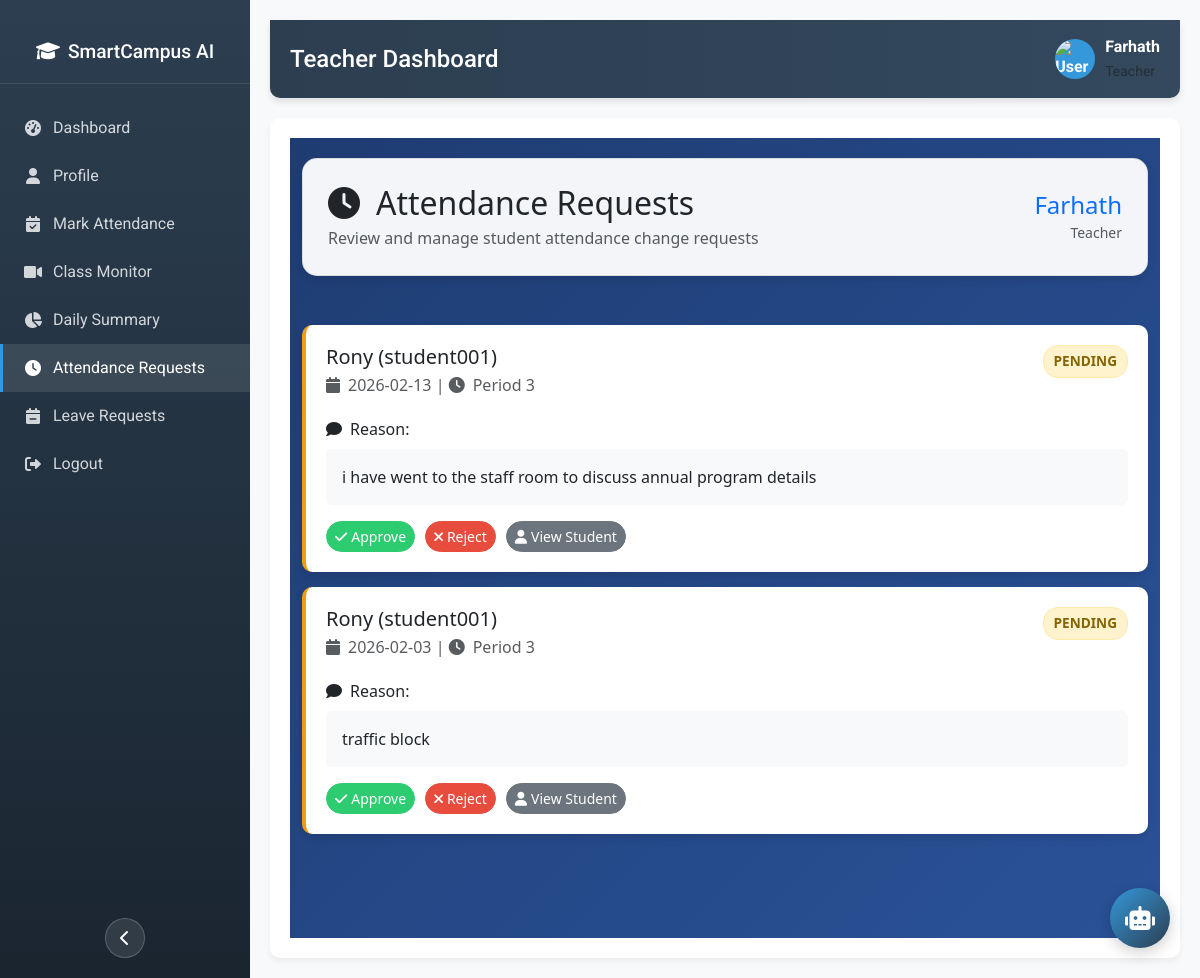
Before: /teacher/attendance_requests (signed in) with the older database file.
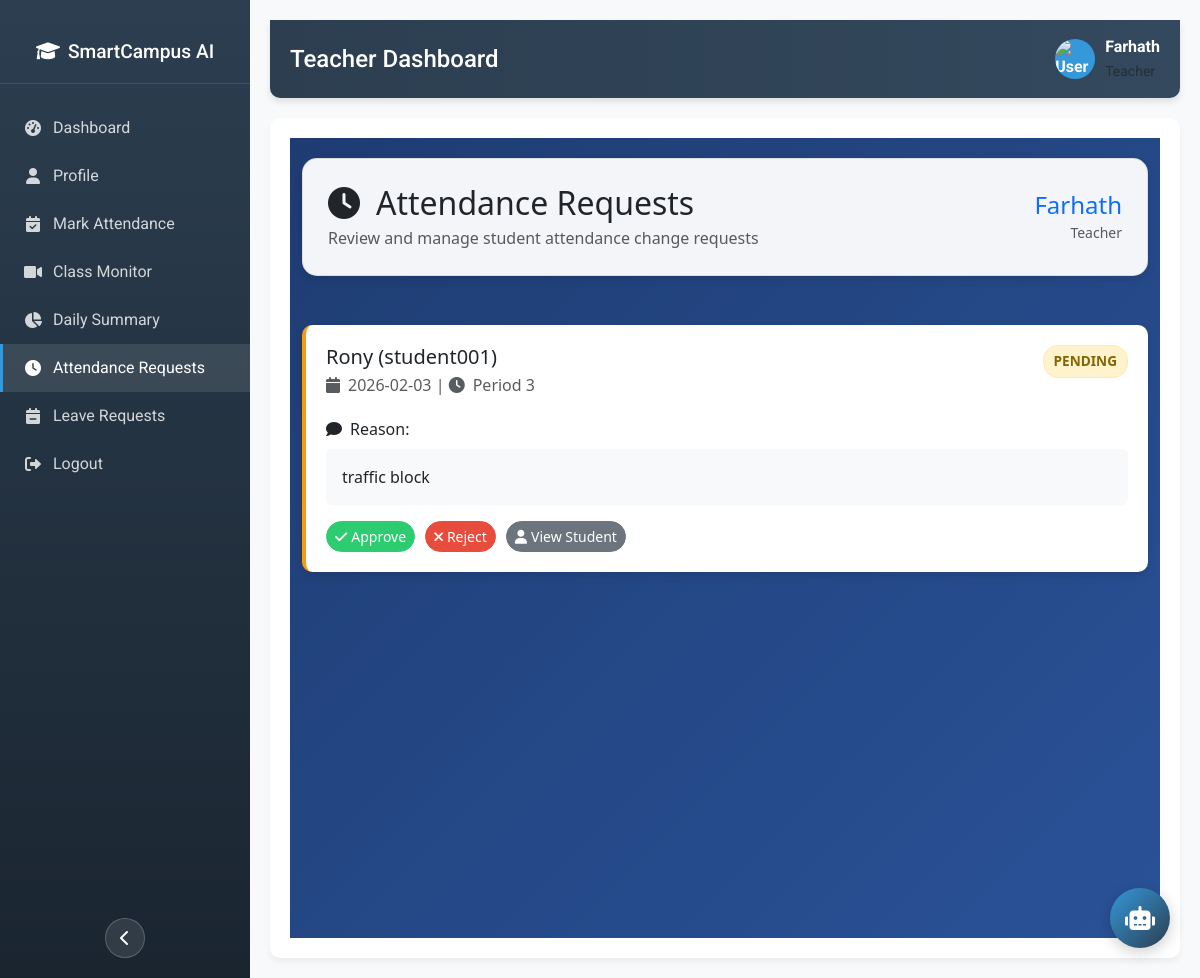
After: the same page with the newer database file.
### tables this page shows
CREATE TABLE attendance_requests (
            id INTEGER PRIMARY KEY AUTOINCREMENT,
            student_id TEXT NOT NULL,
            date TEXT NOT NULL,
            period INTEGER NOT NULL,
            reason TEXT,
            status TEXT DEFAULT 'pending',  -- 'pending', 'approved', 'rejected'
            teacher_comment TEXT, class_hour INTEGER DEFAULT NULL, teacher_remarks TEXT DEFAULT NULL, reviewed_by TEXT DEFAULT NULL, reviewed_at TIMESTAMP DEFAULT NULL,
            FOREIGN KEY (student_id) REFERENCES users (user_id)
        );

CREATE TABLE users (
            id INTEGER PRIMARY KEY AUTOINCREMENT,
            user_id TEXT UNIQUE NOT NULL,
            name TEXT NOT NULL,
            email TEXT,
            password_hash TEXT NOT NULL,
            role TEXT NOT NULL,  -- 'admin', 'teacher', 'student'
            department TEXT,
            batch TEXT,
            semester TEXT,
            is_active BOOLEAN DEFAULT 1
        , phone TEXT, address TEXT, designation TEXT, avatar TEXT DEFAULT NULL, face_image_path TEXT, created_at TEXT, parent_name TEXT, parent_phone TEXT, parent_email TEXT, status TEXT DEFAULT 'approved', class_grade TEXT, id_proof_path TEXT, otp TEXT, temporary_password TEXT);

### app.py (the view)
@app.route('/teacher/attendance_requests')
def teacher_attendance_requests():
    if 'user_id' not in session or session['role'] != 'teacher':
        return redirect(url_for('login'))
    conn = get_db_connection()
    requests = conn.execute("""
        SELECT ar.*, u.name as student_name, u.user_id as student_user_id
        FROM attendance_requests ar
        JOIN users u ON ar.student_id = u.user_id
        WHERE ar.status = 'pending'
        ORDER BY ar.id DESC
    """).fetchall()
    conn.close()
    return render_template('teacher/attendance_requests.html', requests=requests)

### app.py (called while the page is built)
def get_db_connection():
    conn = sqlite3.connect('database/attendance.db')
    conn.row_factory = sqlite3.Row
    return conn

### templates/teacher/attendance_requests.html (shortened to what this page needs)
{% extends "base_authenticated.html" %}
{% block content %}
<div class="requests-container">
    <div class="container">
        <div class="row mb-4">
            <div class="col-12">
                <div class="requests-card">
                    <div class="d-flex justify-content-between align-items-center">
                        <div>
                            <h2 class="mb-1 text-dark"><i class="fas fa-clock me-3"></i>Attendance Requests</h2>
                            <p class="text-muted mb-0">Review and manage student attendance change requests</p>
                        </div>
                        <div class="text-end">
                            <h4 class="text-primary mb-0">{{ session.name }}</h4>
                            <small class="text-muted">Teacher</small>
                        </div>
                    </div>
                </div>
            </div>
        </div>
        <div class="row">
            <div class="col-12">
                {% if requests %}
                {% for request in requests %}
                <div class="request-card">
                    <div class="d-flex justify-content-between align-items-start mb-3">
                        <div>
                            <h5 class="mb-1">{{ request.student_name }} ({{ request.student_user_id }})</h5>
                            <p class="text-muted mb-1">
                                <i class="fas fa-calendar me-2"></i>{{ request.date }} |
                                <i class="fas fa-clock me-2"></i>Period {{ request.period }}
                            </p>
                        </div>
                        <span class="request-status status-pending">Pending</span>
                    </div>
                    <div class="mb-3">
                        <label class="form-label"><i class="fas fa-comment me-2"></i>Reason:</label>
                        <p class="bg-light p-3 rounded">{{ request.reason }}</p>
                    </div>
                    <div class="request-actions">
                        <button class="btn btn-approve btn-sm" onclick="approveRequest('{{ request.id }}')">
                            <i class="fas fa-check me-1"></i>Approve
                        </button>
                        <button class="btn btn-reject btn-sm" onclick="rejectRequest('{{ request.id }}')">
                            <i class="fas fa-times me-1"></i>Reject
                        </button>
                        <button class="btn btn-secondary btn-sm"
                            onclick="showStudentDetails('{{ request.student_user_id }}')">
                            <i class="fas fa-user me-1"></i>View Student
                        </button>
                    </div>
                </div>
                {% endfor %}
                {% else %}
                <div class="request-card text-center py-5">
                    <i class="fas fa-inbox fa-3x text-muted mb-3"></i>
                    <h5 class="text-muted">No Pending Requests</h5>
                    <p class="text-muted">There are no attendance requests awaiting your review.</p>
                </div>
                {% endif %}
            </div>
        </div>
    </div>
</div>
{% endblock %}

Changed rows visible on the page:
no longer on this page (row edited): attendance_requests: student_name "Rony", student_user_id "student001", date "2026-02-13", period "3", reason "i have went to the staff room to discuss annual program details"
